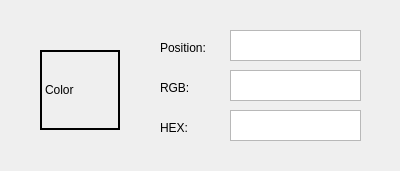
<?xml version="1.0" encoding="UTF-8"?>
<ui version="4.0">
 <class>Form</class>
 <widget class="QWidget" name="Form">
  <property name="geometry">
   <rect>
    <x>0</x>
    <y>0</y>
    <width>400</width>
    <height>171</height>
   </rect>
  </property>
  <property name="windowTitle">
   <string>Form</string>
  </property>
  <widget class="QLabel" name="label">
   <property name="geometry">
    <rect>
     <x>40</x>
     <y>50</y>
     <width>80</width>
     <height>80</height>
    </rect>
   </property>
   <property name="frameShape">
    <enum>QFrame::WinPanel</enum>
   </property>
   <property name="frameShadow">
    <enum>QFrame::Plain</enum>
   </property>
   <property name="text">
    <string>Color</string>
   </property>
  </widget>
  <widget class="QLabel" name="label_2">
   <property name="geometry">
    <rect>
     <x>160</x>
     <y>120</y>
     <width>60</width>
     <height>16</height>
    </rect>
   </property>
   <property name="text">
    <string>HEX:</string>
   </property>
  </widget>
  <widget class="QLabel" name="label_3">
   <property name="geometry">
    <rect>
     <x>160</x>
     <y>80</y>
     <width>60</width>
     <height>16</height>
    </rect>
   </property>
   <property name="text">
    <string>RGB:</string>
   </property>
  </widget>
  <widget class="QLabel" name="label_4">
   <property name="geometry">
    <rect>
     <x>160</x>
     <y>40</y>
     <width>60</width>
     <height>16</height>
    </rect>
   </property>
   <property name="text">
    <string>Position:</string>
   </property>
  </widget>
  <widget class="QTextEdit" name="text_pos">
   <property name="geometry">
    <rect>
     <x>230</x>
     <y>30</y>
     <width>131</width>
     <height>31</height>
    </rect>
   </property>
  </widget>
  <widget class="QTextEdit" name="text_rgb">
   <property name="geometry">
    <rect>
     <x>230</x>
     <y>70</y>
     <width>131</width>
     <height>31</height>
    </rect>
   </property>
  </widget>
  <widget class="QTextEdit" name="text_hex">
   <property name="geometry">
    <rect>
     <x>230</x>
     <y>110</y>
     <width>131</width>
     <height>31</height>
    </rect>
   </property>
  </widget>
 </widget>
 <resources/>
 <connections/>
</ui>
